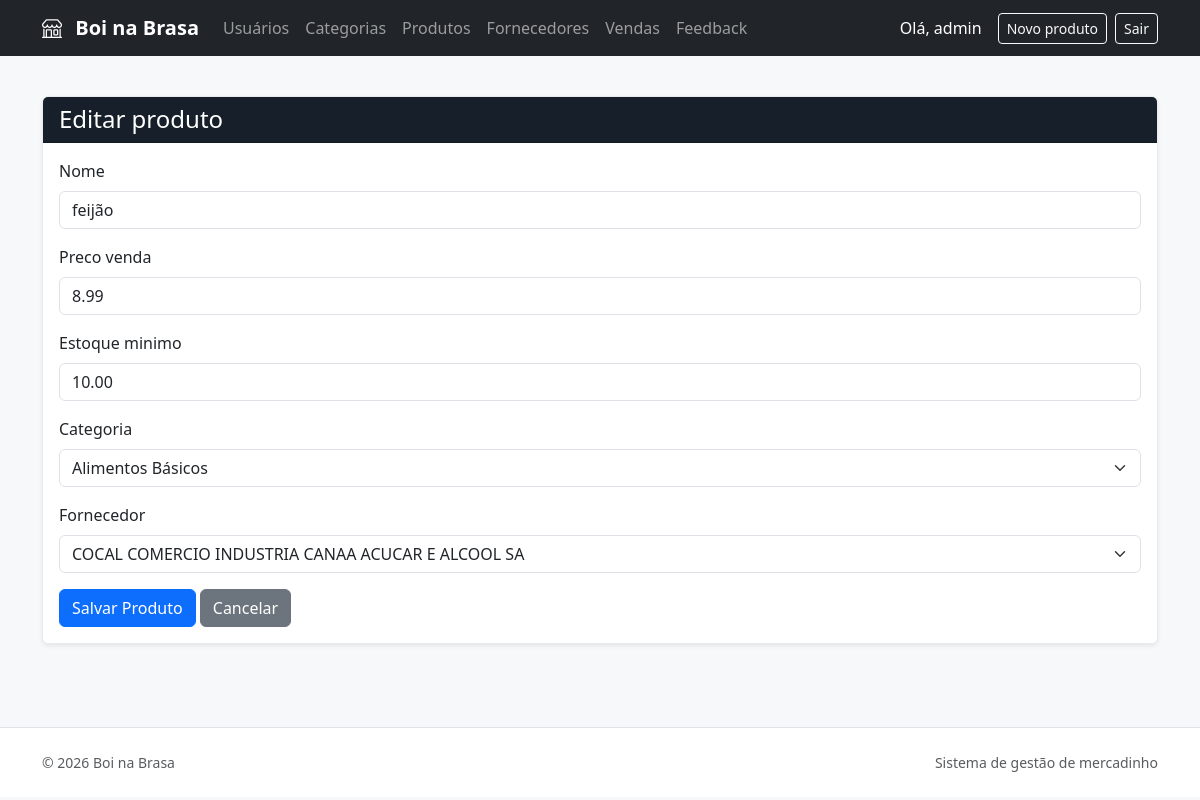
The page /produtos/1/editar/ (signed in) on the database its author committed.
### produtos/models.py (models this page shows, shortened)
class Produto(models.Model):
    nome = models.CharField(max_length=150)
    preco_venda = models.DecimalField(
        max_digits=10,
        decimal_places=2
    )
    estoque_minimo = models.DecimalField(
        max_digits=10,
        decimal_places=2,
        default=0
    )
    categoria = models.ForeignKey(
        Categoria,
        on_delete=models.CASCADE,
        related_name='produtos'
    )
    fornecedor = models.ForeignKey(
        Fornecedor,
        on_delete=models.SET_NULL,
        null=True,
        blank=True,
        related_name='produtos'
    )

### produtos/views.py (the view)
# urls.py: path('<int:id>/editar/', views.produto_update, name='produto_update'),
@login_required
@permission_required(
    'produtos.change_produto',
    raise_exception=True
)
def produto_update(request, id):
    produto = get_object_or_404(
        Produto,
        id=id
    )
    if request.method == 'POST':
        form = ProdutoForm(
            request.POST,
            instance=produto
        )
        if form.is_valid():
            form.save()
            messages.success(
                request,
                'Produto atualizado com sucesso!'
            )
            return redirect(
                'produtos:produto_detail',
                id=produto.id
            )
    else:
        form = ProdutoForm(
            instance=produto
        )
    return render(
        request,
        'produtos/produto_form.html',
        {
            'form': form,
            'titulo': 'Editar produto',
            'produto': produto,
        }
    )

### produtos/forms.py
class ProdutoForm(forms.ModelForm):
    class Meta:
        model = Produto
        fields = [
            'nome',
            'preco_venda',
            'estoque_minimo',
            'categoria',
            'fornecedor',
        ]
        widgets = {
            'nome': forms.TextInput(
                attrs={
                    'class': 'form-control',
                    'placeholder': 'Nome do produto',
                }
            ),
            'preco_venda': forms.NumberInput(
                attrs={
                    'class': 'form-control',
                    'step': '0.01',
                    'placeholder': '0,00',
                }
            ),
            'estoque_minimo': forms.NumberInput(
                attrs={
                    'class': 'form-control',
                    'step': '0.01',
                    'placeholder': '0,00',
                }
            ),
            'categoria': forms.Select(
                attrs={
                    'class': 'form-select',
                }
            ),
            'fornecedor': forms.Select(
                attrs={
                    'class': 'form-select',
                }
            ),
        }

### fornecedores/models.py (called while the page is built)
    def __str__(self):
        return self.razao_social

### produtos/models.py (called while the page is built)
    def __str__(self):
        return self.nome

### templates/produtos/produto_form.html (shortened to what this page needs)
{% extends 'base.html' %}
{% block content %}
<div class="card shadow-sm">
    <div class="card-header bg-dark text-white">
        <h1 class="h4 mb-0">{{ titulo }}</h1>
    </div>
    <div class="card-body">
        <form method="POST">
            {% for field in form %}
                <div class="mb-3">
                    <label for="{{ field.id_for_label }}" class="form-label">{{ field.label }}</label>
                    {{ field }}
                </div>
            {% endfor %}
            <button type="submit" class="btn btn-primary">Salvar Produto</button>
            <a href="{% url 'produtos:produto_list' %}" class="btn btn-secondary">Cancelar</a>
        </form>
    </div>
</div>
{% endblock %}

### templates/base.html (shortened to what this page needs)
{% load static %}
<!DOCTYPE html>
<html lang="pt-br">
<head>
    <link rel="stylesheet"
          href="{% static 'vendor/bootstrap/css/bootstrap.min.css' %}">
    <link rel="stylesheet"
          href="{% static 'vendor/bootstrap-icons/bootstrap-icons.min.css' %}">
        <link rel="stylesheet"
            href="{% static 'flexbiz/css/site.css' %}">
</head>
<body>
<nav class="navbar navbar-expand-lg bg-dark navbar-dark">
    <div class="container">
        <a class="navbar-brand" href="{% url 'inicio' %}">
            <i class="bi bi-shop me-2"></i>
            Boi na Brasa
        </a>
        <div class="collapse navbar-collapse"
             id="menuPrincipal">
            <ul class="navbar-nav me-auto mb-2 mb-lg-0">
                {% if request.user.is_authenticated %}
                    {% if perms.usuarios.view_usuario %}
                        <li class="nav-item">
                            <a class="nav-link" href="{% url 'usuarios:usuario_list' %}">Usuários</a>
                        </li>
                    {% endif %}
                    {% if perms.produtos.view_categoria %}
                        <li class="nav-item">
                            <a class="nav-link" href="{% url 'produtos:categoria_list' %}">Categorias</a>
                        </li>
                    {% endif %}
                    {% if perms.produtos.view_produto %}
                        <li class="nav-item">
                            <a class="nav-link" href="{% url 'produtos:produto_list' %}">Produtos</a>
                        </li>
                    {% endif %}
                    {% if perms.fornecedores.view_fornecedor %}
                        <li class="nav-item">
                            <a class="nav-link" href="{% url 'fornecedores:fornecedor_list' %}">Fornecedores</a>
                        </li>
                    {% endif %}
                    {% if perms.vendas.view_venda %}
                        <li class="nav-item">
                            <a class="nav-link" href="{% url 'vendas:venda_list' %}">Vendas</a>
                        </li>
                    {% endif %}
                    <li class="nav-item">
                        <a class="nav-link" href="{% url 'feedback:feedback_list' %}">Feedback</a>
                    </li>
                {% endif %}
            </ul>
            {% if user.is_authenticated %}
                <span class="navbar-text text-white me-3">
                    Olá, {{ user.username }}
                </span>
                {% if perms.produtos.add_produto %}
                    <a href="{% url 'produtos:produto_create' %}" class="btn btn-outline-light btn-sm me-2">
                        Novo produto
                    </a>
                {% endif %}
                <form method="POST"
                      action="{% url 'logout' %}">
                    <button type="submit"
                            class="btn btn-outline-light btn-sm">
                        Sair
                    </button>
                </form>
            {% else %}
                <a href="{% url 'login' %}"
                   class="btn btn-outline-light btn-sm">
                    Entrar
                </a>
            {% endif %}
        </div>
    </div>
</nav>
<main class="container py-4 app-main">
    {% block content %}
    {% endblock %}
</main>
<footer class="app-footer border-top">
    <div class="container d-flex flex-wrap justify-content-between gap-2 py-4 text-muted small">
        <span>&copy; {% now "Y" %} Boi na Brasa</span>
        <span>Sistema de gestão de mercadinho</span>
    </div>
</footer>
</body>
</html>

### static/flexbiz/css/site.css (style rules this page uses)
:root { --flexbiz-ink: #17202a; --flexbiz-muted: #65717d; --flexbiz-primary: #e8752b; --flexbiz-surface: #f7f8fa; }
body { color: var(--flexbiz-ink); font-family: "Segoe UI", sans-serif; background: #f7f8fa; }
.app-main { min-height: calc(100vh - 145px); }
.app-footer { background: #fff; }
.navbar-brand { font-weight: 700; }
.card { border-color: #e7eaee; }
.card-header.bg-dark { background: var(--flexbiz-ink) !important; }

### rows shown on the page
Produto: form "feijão" "8.99" "10.00" "Alimentos Básicos" "COCAL COMERCIO INDUSTRIA CANAA ACUCAR E ALCOOL SA"

### other values the page prints
{{ user.username }} "admin"
{{ titulo }} "Editar produto"
{{ field.label }} "Nome" "Preco venda" "Estoque minimo" "Categoria" "Fornecedor"
